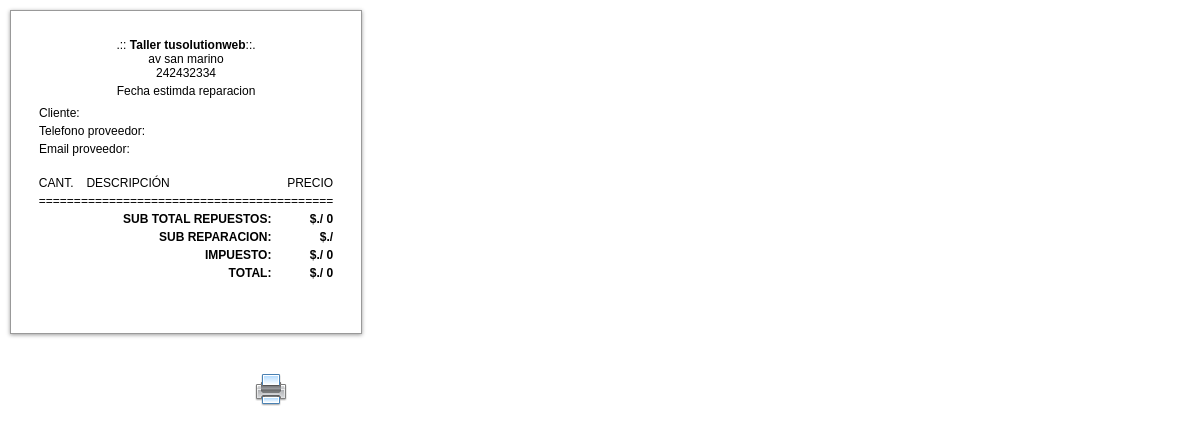
/pagina/boletas_ventas/generar_ticket.php, run on an earlier commit of the app's database.
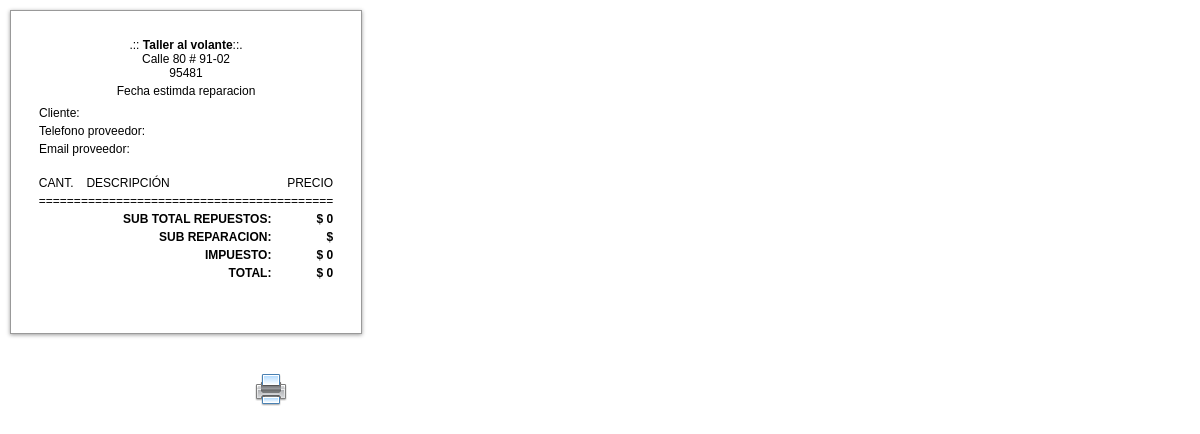
And on a later commit of the database.
### tables this page shows
CREATE TABLE `empresa` (
  `id_empresa` int(100) NOT NULL,
  `empresa` varchar(200) NOT NULL,
  `ruc` varchar(100) NOT NULL,
  `direccion` varchar(200) NOT NULL,
  `telefono` varchar(100) NOT NULL,
  `descripcion` varchar(2000) NOT NULL,
  `imagen` varchar(2000) NOT NULL,
  `correo` varchar(200) NOT NULL,
  `simbolo_moneda` varchar(200) NOT NULL,
  `impuesto` float NOT NULL,
  `tipo_moneda` varchar(200) NOT NULL
);

### pagina/boletas_ventas/generar_ticket.php (the view, shortened to what this page needs)
<?php error_reporting (0);
      include ('../layout/dbcon.php');
?>
<html>
<head>
<link href="../reparacion/public/css/ticket.css" rel="stylesheet" type="text/css">
</head>
<body id="cuerpoPagina">
<?php
$nombre_cliente="";
       $query11=mysqli_query($con,"select * from empresa ")or die(mysqli_error($con));
   while($row11=mysqli_fetch_array($query11)){
        $empresa=$row11['empresa'];
 $impuesto_producto=$row11['impuesto'];
  $simbolo_moneda=$row11['simbolo_moneda'];
     $telefono_empresa=$row11['telefono'];
     $direccion_empresa=$row11['direccion'];
      }
      $sum=0;
   $igv=0;
   $sub=0;
       $igv=$igv+($precio_estimado*$impuesto_producto/100);
       $sum=$sum+$precio_estimado+($precio_estimado*$impuesto_producto/100);
?>
<div class="zona_impresion">
<br>
<table border="0" align="center" width="300px">
    <tr>
        <td align="center">
        .::<strong> <?php echo $empresa; ?></strong>::.<br>
        <?php echo $direccion_empresa; ?><br>
       <?php echo $telefono_empresa; ?><br>
        </td>
    </tr>
    <tr>
        <td align="center"><?php echo "Fecha estimda reparacion ".$fecha_estimada; ?></td>
    </tr>
    <tr>
      <td align="center"></td>
    </tr>
    <tr>
        <td>Cliente: <?php echo $nombre_cliente; ?></td>
    </tr>
    <tr>
        <td>Telefono proveedor: <?php echo $telefono_cliente; ?></td>
    </tr>
    <tr>
        <td>Email proveedor: <?php echo $email_cliente ; ?></td>
    </tr>
</table>
<br>
<table border="0" align="center" width="300px">
    <tr>
        <td>CANT.</td>
        <td>DESCRIPCIÓN</td>
        <td align="right">PRECIO </td>
    </tr>
    <tr>
      <td colspan="3">==========================================</td>
    </tr>
    <tr>
    <td>&nbsp;</td>
    <td align="right"><b>SUB TOTAL REPUESTOS:</b></td>
    <td align="right"><b><?php echo $simbolo_moneda;?>  <?php echo $sub;  ?></b></td>
    </tr>
   <tr>
    <td>&nbsp;</td>
    <td align="right"><b>SUB REPARACION:</b></td>
    <td align="right"><b><?php echo $simbolo_moneda;?>  <?php echo $precio_estimado;  ?></b></td>
    </tr>
            <tr>
    <td>&nbsp;</td>
    <td align="right"><b>IMPUESTO:</b></td>
    <td align="right"><b><?php echo $simbolo_moneda;?>  <?php echo $igv;  ?></b></td>
    </tr>
        <tr>
    <td>&nbsp;</td>
    <td align="right"><b>TOTAL:</b></td>
    <td align="right"><b><?php echo $simbolo_moneda;?>  <?php echo $sum;  ?></b></td>
    </tr>
    <tr>
      <td colspan="3">&nbsp;</td>
    </tr>
    <tr>
      <td colspan="3" align="center"></td>
    </tr>
    <tr>
      <td colspan="3" align="center"></td>
    </tr>
</table>
<br>
</div>
<p>&nbsp;</p>
<p>&nbsp;</p>
<p>&nbsp;</p>
<p>&nbsp;</p>
<p>&nbsp;</p>
<p>&nbsp;</p>
<p>&nbsp;</p>
<p>&nbsp;</p>
<p>&nbsp;</p>
<p>&nbsp;</p>
<p>&nbsp;</p>
<p>&nbsp;</p>
<p>&nbsp;</p>
<p>&nbsp;</p>
<p>
<div style="margin-left:245px;"><a href="#" id="botonPrint" onClick="printPantalla();"><img src="img/printer.png" border="0" style="cursor:pointer" title="Imprimir"></a></div>
</body>
</html>

What changed in the data, as far as the page shows it:
changed empresa: empresa "Taller tusolutionweb" → "Taller al volante"; direccion "av san marino" → "Calle 80 # 91-02"; telefono "242432334" → "95481"; simbolo_moneda "$./" → "$"
